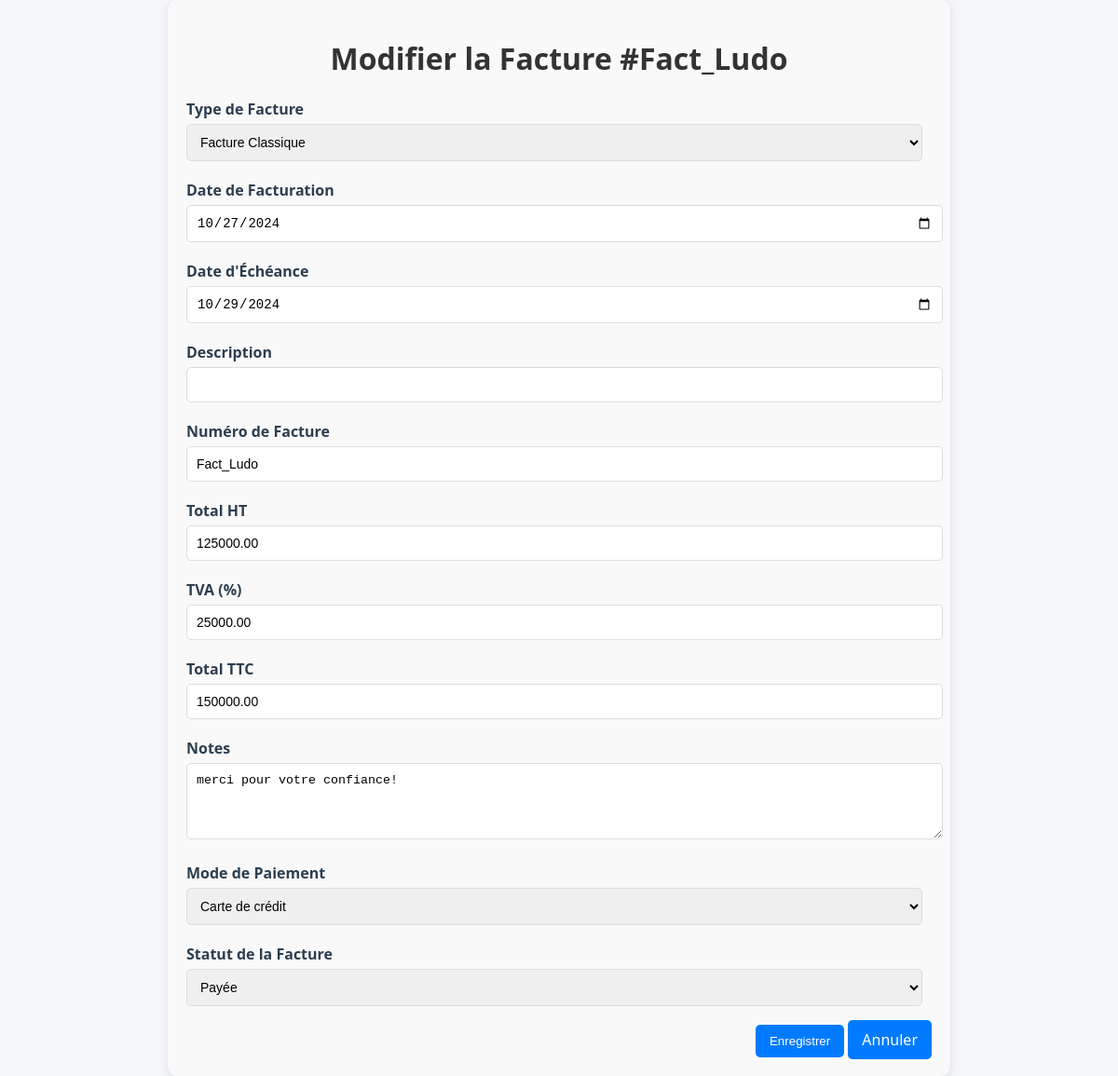
Screenshot of /edit_facture.php?id=15 with the database file from the repository.
### tables this page shows
CREATE TABLE IF NOT EXISTS `factures` (
  `id` int NOT NULL AUTO_INCREMENT,
  `client_id` int DEFAULT NULL,
  `numero_facture` varchar(255) DEFAULT NULL,
  `date_facturation` date DEFAULT NULL,
  `date_echeance` date DEFAULT NULL,
  `mode_paiement` varchar(50) DEFAULT NULL,
  `statut_facture` varchar(50) DEFAULT NULL,
  `total_ht` decimal(10,2) DEFAULT NULL,
  `tva` decimal(10,2) DEFAULT NULL,
  `total_ttc` decimal(10,2) DEFAULT NULL,
  `notes` text,
  PRIMARY KEY (`id`),
  KEY `client_id` (`client_id`)
);

### edit_facture.php (the view, shortened to what this page needs)
<?php
$host = 'localhost';
$user = 'root';
$password = '';
$dbname = 'facturations';
$conn = new mysqli($host, $user, $password, $dbname);
if (isset($_GET['id'])) {
    $id = $_GET['id'];
    $query = "SELECT * FROM factures WHERE id = ?";
    if ($stmt = $conn->prepare($query)) {
        $stmt->bind_param("i", $id);
        $stmt->execute();
        $result = $stmt->get_result();
        if ($result->num_rows == 1) {
            $facture = $result->fetch_assoc();
        } else {
            echo "Facture introuvable.";
            exit;
        }
    } else {
        echo "Erreur de préparation : " . $conn->error;
    }
}
?>
<!DOCTYPE html>
<html lang="fr">
<head>
    <link rel="stylesheet" href="https://cdnjs.cloudflare.com/ajax/libs/font-awesome/6.4.0/css/all.min.css">
    <link rel="stylesheet" href="./asset/factures.css">
</head>
<body>
    <div class="container">
        <h1>Modifier la Facture #<?= htmlspecialchars($facture['numero_facture'] ?? '') ?></h1>
        <form method="post">
        <div class="form-group">
    <label for="type_facture">Type de Facture</label>
    <select name="type_facture" id="type_facture" required>
        <option value="Classique" <?= ($facture['type_facture'] == 'Classique') ? 'selected' : '' ?>>Facture Classique</option>
    </select>
            </div>
            <div class="form-group">
                <label for="date_facturation">Date de Facturation</label>
                <input type="date" name="date_facturation" id="date_facturation" value="<?= htmlspecialchars($facture['date_facturation'] ?? '') ?>" required>
            </div>
            <div class="form-group">
                <label for="date_echeance">Date d'Échéance</label>
                <input type="date" name="date_echeance" id="date_echeance" value="<?= htmlspecialchars($facture['date_echeance'] ?? '') ?>" required>
            </div>
            <div class="form-group">
                <label for="description">Description</label>
                <input type="text" name="description" id="description" value="<?= htmlspecialchars($facture['description'] ?? '') ?>" required>
            </div>
            <div class="form-group">
                <label for="numero_facture">Numéro de Facture</label>
                <input type="text" name="numero_facture" id="numero_facture" value="<?= htmlspecialchars($facture['numero_facture'] ?? '') ?>" required>
            </div>
            <div class="form-group">
                <label for="total_ht">Total HT</label>
                <input type="number" name="total_ht" id="total_ht" value="<?= htmlspecialchars($facture['total_ht'] ?? '0.00') ?>" required>
            </div>
            <div class="form-group">
                <label for="tva">TVA (%)</label>
                <input type="number" step="0.01" name="tva" id="tva" value="<?= htmlspecialchars($facture['tva'] ?? '0.00') ?>" required>
            </div>
            <div class="form-group">
                <label for="total_ttc">Total TTC</label>
                <input type="number" step="0.01" name="total_ttc" id="total_ttc" value="<?= htmlspecialchars($facture['total_ttc'] ?? '0.00') ?>" required>
            </div>
            <div class="form-group">
                <label for="notes">Notes</label>
                <textarea name="notes" id="notes" rows="4"><?= htmlspecialchars($facture['notes'] ?? '') ?></textarea>
            </div>
            <div class="form-group">
                <label for="mode_paiement">Mode de Paiement</label>
                <select name="mode_paiement" id="mode_paiement" required>
                    <option value="Carte de crédit" <?= ($facture['mode_paiement'] == 'Carte de crédit') ? 'selected' : '' ?>>Carte de crédit</option>
                </select>
            </div>
            <div class="form-group">
                <label for="statut_facture">Statut de la Facture</label>
                <select name="statut_facture" id="statut_facture" required>
                    <option value="Payée" <?= ($facture['statut_facture'] == 'Payée') ? 'selected' : '' ?>>Payée</option>
                </select>
            </div>
            <div class="btn-container">
                <button type="submit" name="update" class="btn">Enregistrer</button>
                <a href="Factures.php" class="btn">Annuler</a>
            </div>
        </form>
    </div>
</body>
</html>

### asset/factures.css (style rules this page uses)
:root { --primary-color: #3498db; --secondary-color: #2c3e50; --success-color: #2ecc71; --warning-color: #f39c12; --danger-color: #e74c3c; --light-gray: #f5f6fa; --dark-gray: #34495e; }
body { font-family: 'Segoe UI', Tahoma, Geneva, Verdana, sans-serif; margin: 0; padding: 0; background-color: var(--light-gray); color: var(--secondary-color); }
.container { max-width: 1200px; margin: 0 auto; padding: 20px; }
h1, h2, h3 { color: var(--secondary-color); }
.form-group { flex: 1; margin-right: 10px; }
.form-group label { display: block; margin-bottom: 5px; }
.form-group input, .form-group select { width: 100%; padding: 5px; border: 1px solid #ddd; border-radius: 4px; }
.form-group { flex: 1; min-width: 200px; }
.form-group label { display: block; margin-bottom: 5px; font-weight: bold; }
.form-group input, .form-group select { width: 100%; padding: 8px; border: 1px solid #ddd; border-radius: 4px; font-size: 14px; }

### edit_facture.php (style rules this page uses)
.container { max-width: 800px; margin: 0 auto; padding: 20px; background: #f9f9f9; border-radius: 10px; box-shadow: 0 2px 10px rgba(0,0,0,0.1); }
h1 { color: #333; text-align: center; }
.form-group { margin-bottom: 20px; }
.form-group label { display: block; margin-bottom: 5px; }
.form-group input, .form-group textarea, .form-group select { width: 100%; padding: 10px; border: 1px solid #ddd; border-radius: 5px; }
.btn-container { text-align: right; }
.btn { background: #007bff; color: #fff; padding: 10px 15px; border: none; border-radius: 5px; cursor: pointer; text-decoration: none; }

### rows the page displays
factures: numero_facture "Fact_Ludo", date_facturation "10/27/2024", date_echeance "10/29/2024", total_ht "125000.00", tva "25000.00", total_ttc "150000.00", notes "merci pour votre confiance!"
